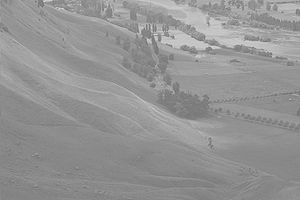
#> input picture examples/hist.jpg, 300 x 200 px
$ jupyter execute --allow-errors preprocess-image_contrast.ipynb   (shell and % lines are left out)
#> lines starting #> are read from the running program, lines starting #| are printed output that depends on the picture
### Preprocessing
- image contrast
- image augumentation
- image normalization

### Image contrast
- To improve the contrast of training images

[cell 1]
# Histogram Equalization
#-*-coding:utf-8-*-
import cv2
import numpy as np
from matplotlib import pyplot as plt

img = cv2.imread('examples/hist.jpg', 0)
#> img is the input picture: shape (200, 300); min 100, max 223, mean 148

# OpenCV의 Equaliztion함수
img2 = cv2.equalizeHist(img)
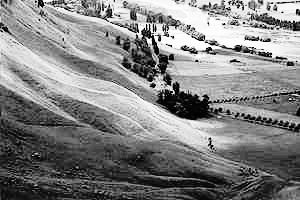
#> img2: shape (200, 300); min 0, max 255, mean 130.5

plt.subplot(121),plt.imshow(img, cmap='gray'),plt.title('Original')
plt.subplot(122),plt.imshow(img2, cmap='gray'),plt.title('Equalization')
plt.show()
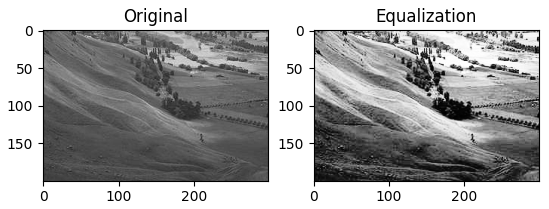
#> figure drawn by matplotlib, 2 panels

[cell 2]
# CLAHE (Contrast Limited Adaptive Histogram Equalization)
#-*-coding:utf-8-*-
import cv2
import numpy as np
from matplotlib import pyplot as plt

img = cv2.imread('examples/hist.jpg', 0)

# contrast limit가 2이고 title의 size는 8X8
clahe = cv2.createCLAHE(clipLimit=2.0, tileGridSize=(8,8))
img2 = clahe.apply(img)
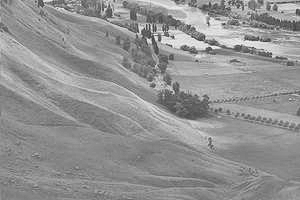
#> img2: shape (200, 300); min 59, max 245, mean 146.3

plt.subplot(121),plt.imshow(img, cmap='gray'),plt.title('Original')
plt.subplot(122),plt.imshow(img2, cmap='gray'),plt.title('CLAHE Equalization')
plt.show()
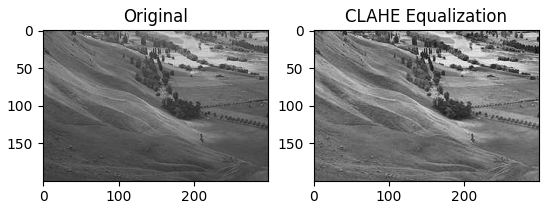
#> figure drawn by matplotlib, 2 panels

### Image augumentation
- To generate additional data for unbalanced classes by jittering the original image

[cell 3]
import matplotlib.pyplot as plt
import matplotlib.gridspec as gridspec
import cv2

import numpy as np
import matplotlib.image as mpimg

def augment_brightness_camera_images(image):
    image1 = cv2.cvtColor(image,cv2.COLOR_RGB2HSV)
    random_bright = .25+np.random.uniform()
    image1[:,:,2] = image1[:,:,2]*random_bright
    image1 = cv2.cvtColor(image1,cv2.COLOR_HSV2RGB)
    return image1

def transform_image(img,ang_range,shear_range,trans_range):
    '''
    This function transforms images to generate new images.
    The function takes in following arguments,
    1- Image
    2- ang_range: Range of angles for rotation
    3- shear_range: Range of values to apply affine transform to
    4- trans_range: Range of values to apply translations over.

    A Random uniform distribution is used to generate different parameters for transformation

    '''
    # Rotation

    ang_rot = np.random.uniform(ang_range)-ang_range/2
    rows,cols,ch = img.shape
    Rot_M = cv2.getRotationMatrix2D((cols/2,rows/2),ang_rot,1)

    # Translation
    tr_x = trans_range*np.random.uniform()-trans_range/2
    tr_y = trans_range*np.random.uniform()-trans_range/2
    Trans_M = np.float32([[1,0,tr_x],[0,1,tr_y]])

    # Shear
    pts1 = np.float32([[5,5],[20,5],[5,20]])

    pt1 = 5+shear_range*np.random.uniform()-shear_range/2
    pt2 = 20+shear_range*np.random.uniform()-shear_range/2

    # Brightness
    pts2 = np.float32([[pt1,5],[pt2,pt1],[5,pt2]])

    shear_M = cv2.getAffineTransform(pts1,pts2)

    img = cv2.warpAffine(img,Rot_M,(cols,rows))
    img = cv2.warpAffine(img,Trans_M,(cols,rows))
    img = cv2.warpAffine(img,shear_M,(cols,rows))

    img = augment_brightness_camera_images(img)

    return img

image = cv2.imread('test/1.jpg')
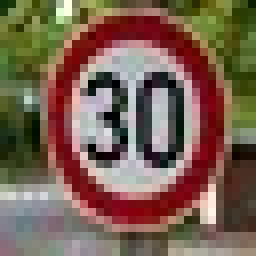
#> input picture test/1.jpg, 32 x 32 px (shown 8 times larger)
#> image is the input picture: shape (32, 32, 3); mean B, G, R 82, 97.3, 120.7
plt.imshow(image);
plt.axis('off');

gs1 = gridspec.GridSpec(10, 10)
gs1.update(wspace=0.01, hspace=0.02) # set the spacing between axes.
plt.figure(figsize=(12,12))
for i in range(100):
    ax1 = plt.subplot(gs1[i])
    ax1.set_xticklabels([])
    ax1.set_yticklabels([])
    ax1.set_aspect('equal')
    img = transform_image(image,20,10,5)

    plt.subplot(10,10,i+1)
    plt.imshow(img)
    plt.axis('off')
#> this loop made 100 passes
#> pass 1, in transform_image, `img = cv2.warpAffine(img,Trans_M,(cols,rows))`:
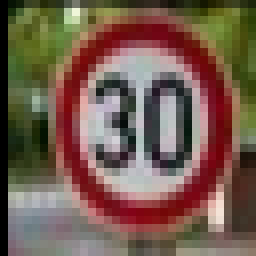
#> img: shape (32, 32, 3) (shown 8 times larger); mean of channels 0, 1, 2 78.4, 92.3, 115.8; drawn as B, G, R
#> pass 1, in transform_image, `img = cv2.warpAffine(img,shear_M,(cols,rows))`:
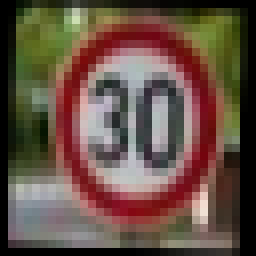
#> img: shape (32, 32, 3) (shown 8 times larger); mean of channels 0, 1, 2 68.5, 80.6, 101.1; drawn as B, G, R

plt.show()
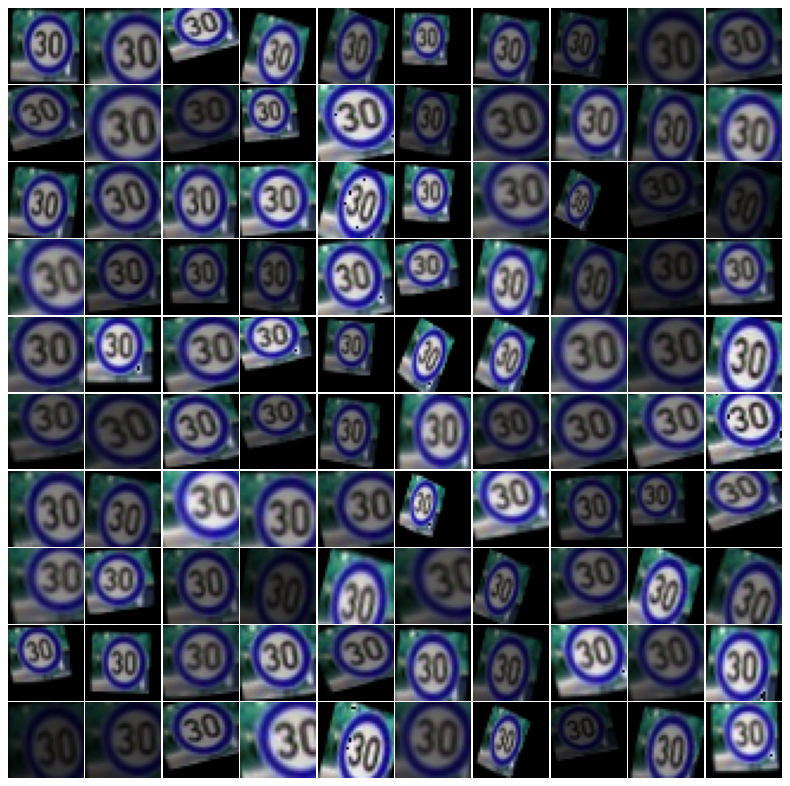
#> figure drawn by matplotlib, 100 panels
